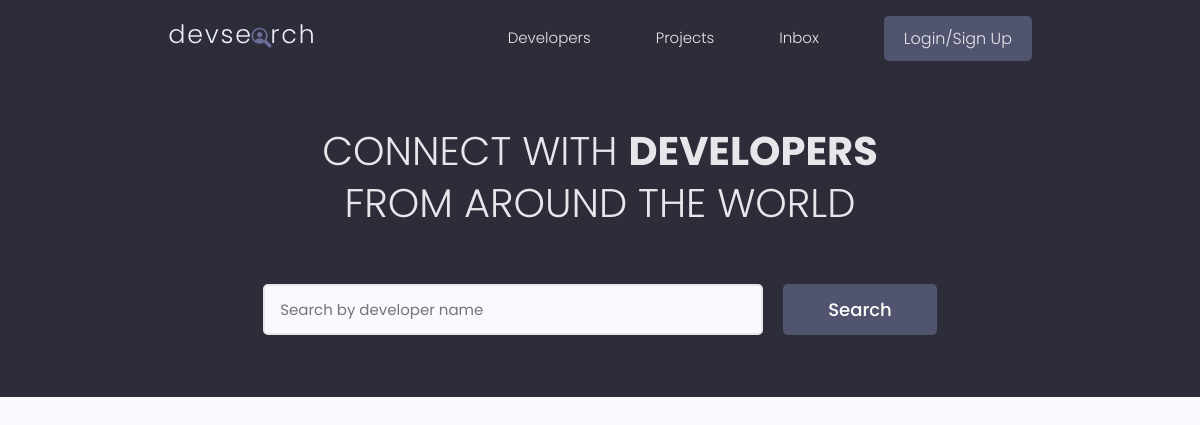
The app's page /, older data.
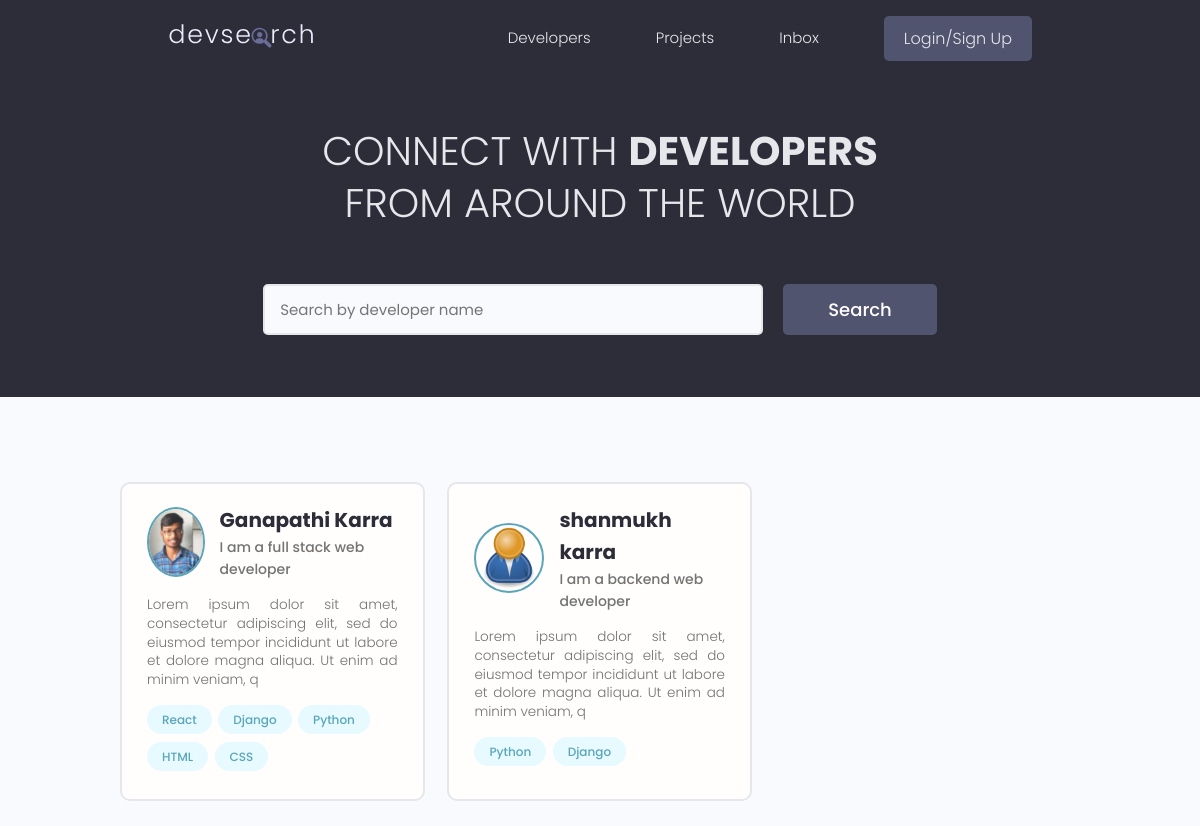
The same page, newer data.
### users/models.py (models this page shows, shortened)
class Profile(models.Model):
    user = models.OneToOneField(User,on_delete=models.CASCADE, null=True, blank=True)
    name =  models.CharField(max_length=200, null=True, blank=True)
    username =  models.CharField(max_length=200, null=True, blank=True)
    email = models.EmailField(max_length=200, null=True, blank=True)
    location =  models.CharField(max_length=200, null=True, blank=True)
    short_intro = models.CharField(max_length=200, null=True, blank=True)
    bio = models.TextField(null=True, blank=True)
    profile_image = models.ImageField(null=True, blank=True,upload_to='profiles/',default='profiles/user-default.png')
    social_github = models.CharField(max_length=200, null=True, blank=True)
    social_twitter = models.CharField(max_length=200, null=True, blank=True)
    social_linkedin = models.CharField(max_length=200, null=True, blank=True)
    social_youtube = models.CharField(max_length=200, null=True, blank=True)
    social_website = models.CharField(max_length=200, null=True, blank=True)
    created = models.DateTimeField(auto_now_add=True)
    id = models.UUIDField(default=uuid.uuid4,unique=True,primary_key=True,editable=False)

class Skill(models.Model):
    owner = models.ForeignKey(Profile,on_delete=models.CASCADE, null=True,blank=True)
    name = models.CharField(max_length=200,null=True,blank=True)
    description = models.TextField(null=True,blank=True)
    created = models.DateTimeField(auto_now_add=True)
    id = models.UUIDField(default=uuid.uuid4,unique=True,primary_key=True,editable=False)
    def __str__(self):
        return str(self.name)

### users/views.py (the view)
# urls.py: path('',views.getprofiles,name='profiles'),
def getprofiles(req):
    profs = Profile.objects.all()
    cntxt = {"profs":profs}
    return render(req,'users/profiles.html',cntxt)

### users/templates/users/profiles.html (shortened to what this page needs)
{% extends 'main.html' %}
{% block conten %}
<main class="home">
    <section class="hero-section text-center">
      <div class="container container--narrow">
        <div class="hero-section__box">
          <h2>CONNECT WITH <span>DEVELOPERS</span></h2>
          <h2>FROM AROUND THE WORLD</h2>
        </div>
        <div class="hero-section__search">
          <form class="form" action="#" method="get">
            <div class="form__field">
              <input class="input input--text" id="formInput#search" type="text" name="text"
                placeholder="Search by developer name" />
            </div>
            <input class="btn btn--sub btn--lg" type="submit" value="Search" />
          </form>
        </div>
      </div>
    </section>
    <section class="devlist">
      <div class="container">
        <div class="grid grid--three">
        {% for prof in profs %}
          <div class="column card">
            <div class="dev">
              <a href="{% url 'profile' prof.id %}" class="card__body">
                <div class="dev__profile">
                  <img class="avatar avatar--md" src="{{prof.profile_image.url}}" alt="image" />
                  <div class="dev__meta">
                    <h3>{{prof.name}}</h3>
                    <h5>{{prof.short_intro|slice:"60"}}</h5>
                  </div>
                </div>
                <p class="dev__info">{{prof.bio|slice:"150"}}</p>
                <div class="dev__skills">
                {% for skill in prof.skill_set.all|slice:"5" %}
                  <span class="tag tag--pill tag--main">
                    <small>{{skill}}</small>
                  </span>
                {% endfor %}
                </div>
              </a>
            </div>
          </div>
        {% endfor %}
        </div>
      </div>
    </section>
  </main>
{% endblock conten %}

### templates/main.html (shortened to what this page needs)
<!DOCTYPE html>
{% load static %}
<html lang="en">
<head>
    <link rel="stylesheet" href="https://cdn.iconmonstr.com/1.3.0/css/iconmonstr-iconic-font.min.css" />
    <link rel="stylesheet" href="{% static 'uikit/styles/uikit.css' %}" />
    <link rel="stylesheet" href="{% static 'styles/app.css' %}" />
</head>
<body>
    {% include 'nav-bar.html' %}
    {% block conten %}
    {% endblock conten %}
</body>
</html>

### templates/nav-bar.html (shortened to what this page needs)
{% load static %}
<header class="header">
    <div class="container container--narrow">
      <a href="{% url 'profiles' %}" class="header__logo">
        <img src="{% static 'images/logo.svg' %}" alt="DevSearch Logo" />
      </a>
      <nav class="header__nav">
        <ul class="header__menu">
          <li class="header__menuItem"><a href="{% url 'profiles' %}">Developers</a></li>
          <li class="header__menuItem"><a href="{% url 'projects' %}">Projects</a></li>
          <li class="header__menuItem"><a href="">Inbox</a></li>
          {% if request.user.is_authenticated %}
          <li class="header__menuItem"><a href="{% url 'createproject' %}">Add Project</a></li>
          <li class="header__menuItem"><a href="{% url 'logout' %}" class="btn btn--sub">Logout</a></li>
          {% else %}
          <li class="header__menuItem"><a href="{% url 'login' %}" class="btn btn--sub">Login/Sign Up</a></li>
          {% endif %}
        </ul>
      </nav>
    </div>
  </header>

### static/styles/app.css (style rules this page uses)
:root { --color-sub: #2d2d39; }
.btn--sub { background-color: var(--color-sub-light); }
.card { border: 2px solid var(--color-light); }
img { width: 100%; }
.header { position: sticky; z-index: 111; background-color: var(--color-sub); padding: 1.5rem 0; }
.header > .container { display: flex; justify-content: space-between; align-items: center; }
.header__logo > img { height: 3.8rem; }
.header__nav > ul { display: inline-flex; align-items: center; list-style: none; gap: 6.5rem; }
.header__menuItem > a { color: var(--color-light); font-weight: 300; }
.hero-section { height: 40vh; display: flex; align-items: center; background-color: var(--color-sub); }
.hero-section__box { margin-bottom: 4rem; }
.hero-section__box > h2, .hero-section__box > h2 > span { font-size: 4rem; color: var(--color-light); line-height: 1.3; text-transform: uppercase; }
.hero-section__box > h2 { font-weight: 300; }
.hero-section__box > h2 > span { font-weight: 700; }
.hero-section__search > .form { display: flex; align-items: center; justify-content: center; gap: 2rem; }
.hero-section__search > .form input.input--text { width: 50rem; }
.devlist { margin-top: 8rem; }
.devlist .grid { align-items: stretch; }
.devlist .dev .dev__profile { display: flex; align-items: center; gap: 1.5rem; }
.devlist .dev .dev__meta h3 { color: var(--color-sub); font-size: 2rem; font-weight: 700; }
.devlist .dev .dev__meta h5 { color: var(--color-text); font-size: 1.4rem; font-weight: 500; }
.devlist .dev .dev__info { margin: 1.5rem 0; font-size: 1.35rem; line-height: 1.4; text-align: justify; }

### static/uikit/styles/modules/_variables.css (style rules this page uses)
:root { --color-main: #5aa5b9; --color-main-light: #e6faff; --color-sub: #3f4156; --color-sub-light: #51546e; --color-sub-lighter: #ededfd; --color-text: #737373; --color-gray: #8b8b8b; --color-light: #e5e7eb; --color-light-gray: #767676; --color-bg: #f8fafd; --color-white: #fffefd; --color-white-light: #f3f3f3; --color-success: #359e64; --color-success-bg: #def8e8; --color-error: #fc4b0b; --color-error-bg: #fff2ee; --font-base: 'Poppins', arial, helvetica, 'Segoe UI', roboto, ubuntu, sans-serif; --font-monospace: 'Fira Code', 'Courier New', courier, monospace; --font-regular: 300; --font-medium: 500; --font-bold: 700; --generic-shadow: 1px 1px 5px #00000010; --generic-transition: all 0.3s ease-in-out; }

### static/uikit/styles/modules/_base.css (style rules this page uses)
* { margin: 0; padding: 0; box-sizing: border-box; text-rendering: optimizeLegibility; color: inherit; font-size: inherit; }
html { font-size: 50%; }
@media only screen and (min-width: 480px) { html { font-size: 56.25%; } }
@media only screen and (min-width: 1200px) { html { font-size: 62.5%; } }
body { line-height: 1.6; font-weight: 400; font-size: 1.5rem; color: var(--color-text); background-color: var(--color-bg); min-height: 100vh; }

### static/uikit/styles/modules/_typography.css (style rules this page uses)
* { font-family: var(--font-base); }
h2 { font-size: 3.6rem; font-weight: var(--font-bold); }
h3 { font-size: 3.2rem; font-weight: var(--font-medium); }
h5 { font-size: 2.4rem; font-weight: var(--font-medium); }
h5, h6 { font-weight: var(--font-regular); }
p, span, strong { font-size: 1.6rem; color: var(--color-text); font-weight: var(--font-regular); }
a { padding-bottom: 2px; text-decoration: none; display: inline-block; color: var(--color-main); font-weight: var(--font-medium); }

### static/uikit/styles/modules/_utilities.css (style rules this page uses)
.container { width: 92%; max-width: 165rem; margin: 0 auto; box-sizing: border-box; }
.container--narrow { width: 92%; max-width: 120rem; }
@media screen and (min-width: 1000px) { .container { width: 90%; } }
@media screen and (min-width: 1000px) { .container--narrow { width: 85%; } }
@media screen and (min-width: 1200px) { .container { width: 80%; } }
@media screen and (min-width: 1200px) { .container--narrow { width: 72%; } }
.text-center { text-align: center; }

### static/uikit/styles/modules/_avatar.css (style rules this page uses)
.avatar { border-radius: 50%; border: 2px solid var(--color-main); object-fit: cover; }
.avatar--md { height: 7rem; width: 7rem; }

### static/uikit/styles/modules/_button.css (style rules this page uses)
.btn { display: inline-block; position: relative; cursor: pointer; background-color: var(--color-light); font-weight: var(--font-medium); color: var(--color-sub); text-decoration: none; padding: 1rem 2rem; border-radius: 0.5rem; border: none; width: -webkit-fit-content; width: -moz-fit-content; width: fit-content; height: -webkit-fit-content; height: -moz-fit-content; height: fit-content; font-size: 1.6rem; outline-width: 0; outline-color: transparent; -webkit-backface-visibility: hidden; backface-visibility: hidden; transition: all 0.3s ease-in-out; }
.btn--sub { background-color: var(--color-sub); color: var(--color-white); }
.btn--lg { font-size: 1.8rem; padding: 1.2rem 4.5rem; }

Row changes from the older to the newer data that the page shows:
added Profile: profile_image (picture), name "Ganapathi Karra", short_intro "I am a full stack web developer", bio "Lorem ipsum dolor sit amet, consectetur adipiscing elit, sed do eiusmod tempor incididunt ut labore et dolore magna aliqua. Ut enim ad minim veniam, q"
added Skill: name "React", shown under "Ganapathi Karra"
added Skill: name "Django", shown under "Ganapathi Karra"
added Skill: name "Python", shown under "Ganapathi Karra"
added Skill: name "HTML", shown under "Ganapathi Karra"
added Skill: name "CSS", shown under "Ganapathi Karra"
added Profile: profile_image (placeholder picture), name "shanmukh karra", short_intro "I am a backend web developer", bio "Lorem ipsum dolor sit amet, consectetur adipiscing elit, sed do eiusmod tempor incididunt ut labore et dolore magna aliqua. Ut enim ad minim veniam, q"
added Skill: name "Python", shown under "shanmukh karra"
added Skill: name "Django", shown under "shanmukh karra"
